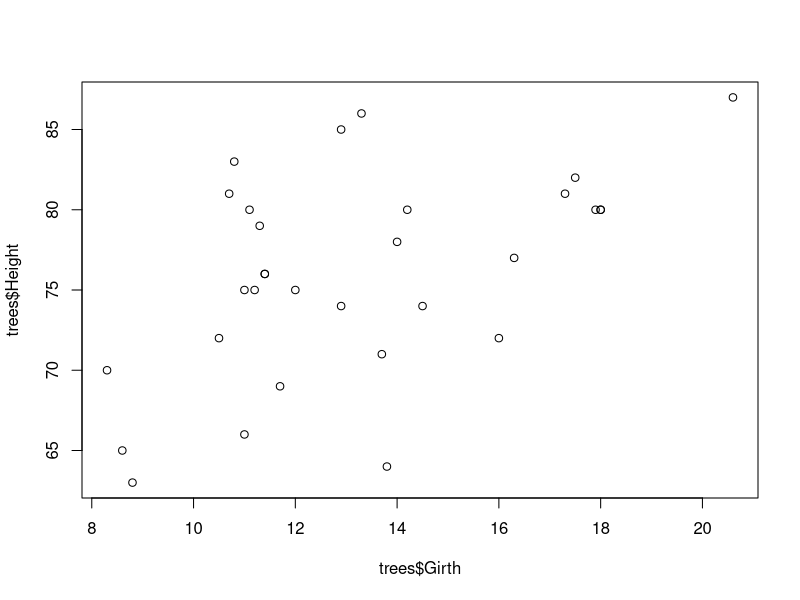

This chart was generated by the following R code:
## ---- chunk 1
knitr::opts_chunk$set(echo = TRUE)
## ---- chunk 2
data(trees)
head(trees)
dim(trees)
## ---- chunk 3
plot(trees$Girth,trees$Height)
